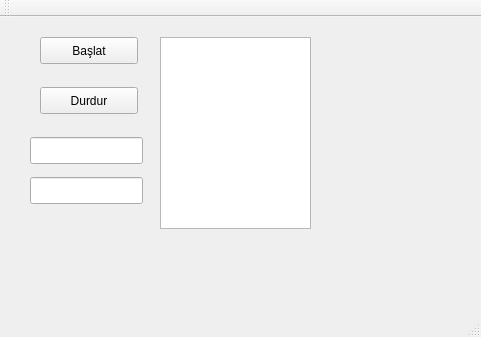
<?xml version="1.0" encoding="UTF-8"?>
<ui version="4.0">
 <class>brkdpencere</class>
 <widget class="QMainWindow" name="brkdpencere">
  <property name="geometry">
   <rect>
    <x>0</x>
    <y>0</y>
    <width>481</width>
    <height>337</height>
   </rect>
  </property>
  <property name="windowTitle">
   <string>brkdpencere</string>
  </property>
  <widget class="QWidget" name="centralWidget">
   <widget class="QPushButton" name="baslat">
    <property name="geometry">
     <rect>
      <x>40</x>
      <y>20</y>
      <width>98</width>
      <height>27</height>
     </rect>
    </property>
    <property name="text">
     <string>Başlat</string>
    </property>
   </widget>
   <widget class="QPushButton" name="durdur">
    <property name="geometry">
     <rect>
      <x>40</x>
      <y>70</y>
      <width>98</width>
      <height>27</height>
     </rect>
    </property>
    <property name="text">
     <string>Durdur</string>
    </property>
   </widget>
   <widget class="QListView" name="bulunan_barkodlar">
    <property name="geometry">
     <rect>
      <x>160</x>
      <y>20</y>
      <width>151</width>
      <height>192</height>
     </rect>
    </property>
   </widget>
   <widget class="QLineEdit" name="bir">
    <property name="geometry">
     <rect>
      <x>30</x>
      <y>120</y>
      <width>113</width>
      <height>27</height>
     </rect>
    </property>
   </widget>
   <widget class="QLineEdit" name="iki">
    <property name="geometry">
     <rect>
      <x>30</x>
      <y>160</y>
      <width>113</width>
      <height>27</height>
     </rect>
    </property>
   </widget>
  </widget>
  <widget class="QMenuBar" name="menuBar">
   <property name="geometry">
    <rect>
     <x>0</x>
     <y>0</y>
     <width>481</width>
     <height>25</height>
    </rect>
   </property>
  </widget>
  <widget class="QToolBar" name="mainToolBar">
   <attribute name="toolBarArea">
    <enum>TopToolBarArea</enum>
   </attribute>
   <attribute name="toolBarBreak">
    <bool>false</bool>
   </attribute>
  </widget>
  <widget class="QStatusBar" name="statusBar"/>
 </widget>
 <layoutdefault spacing="6" margin="11"/>
 <resources/>
 <connections/>
</ui>
